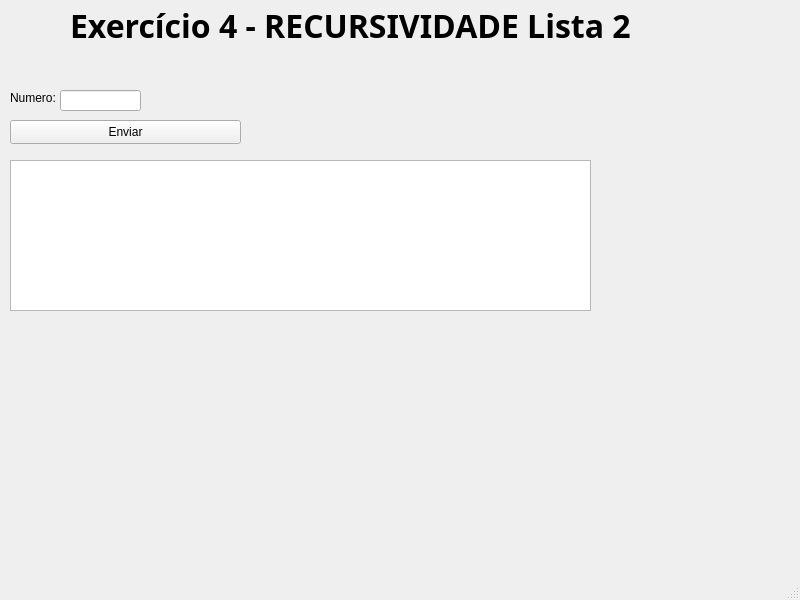
<?xml version="1.0" encoding="UTF-8"?>
<ui version="4.0">
 <class>MainWindow</class>
 <widget class="QMainWindow" name="MainWindow">
  <property name="geometry">
   <rect>
    <x>0</x>
    <y>0</y>
    <width>800</width>
    <height>600</height>
   </rect>
  </property>
  <property name="windowTitle">
   <string>MainWindow</string>
  </property>
  <widget class="QWidget" name="centralwidget">
   <widget class="QLabel" name="label">
    <property name="geometry">
     <rect>
      <x>10</x>
      <y>90</y>
      <width>171</width>
      <height>16</height>
     </rect>
    </property>
    <property name="text">
     <string>Numero:</string>
    </property>
   </widget>
   <widget class="QTextEdit" name="textEdit_Res">
    <property name="geometry">
     <rect>
      <x>10</x>
      <y>160</y>
      <width>581</width>
      <height>151</height>
     </rect>
    </property>
    <property name="font">
     <font>
      <family>Titillium Web</family>
      <pointsize>16</pointsize>
     </font>
    </property>
    <property name="readOnly">
     <bool>true</bool>
    </property>
   </widget>
   <widget class="QPushButton" name="pushButton_Enviar">
    <property name="geometry">
     <rect>
      <x>10</x>
      <y>120</y>
      <width>231</width>
      <height>24</height>
     </rect>
    </property>
    <property name="text">
     <string>Enviar</string>
    </property>
   </widget>
   <widget class="QLabel" name="label_2">
    <property name="geometry">
     <rect>
      <x>70</x>
      <y>10</y>
      <width>581</width>
      <height>31</height>
     </rect>
    </property>
    <property name="font">
     <font>
      <family>Sitka Heading Semibold</family>
      <pointsize>24</pointsize>
      <bold>true</bold>
     </font>
    </property>
    <property name="text">
     <string>Exercício 4 - RECURSIVIDADE Lista 2</string>
    </property>
   </widget>
   <widget class="QLineEdit" name="lineEdit_num">
    <property name="geometry">
     <rect>
      <x>60</x>
      <y>90</y>
      <width>81</width>
      <height>21</height>
     </rect>
    </property>
   </widget>
  </widget>
  <widget class="QMenuBar" name="menubar">
   <property name="geometry">
    <rect>
     <x>0</x>
     <y>0</y>
     <width>800</width>
     <height>21</height>
    </rect>
   </property>
  </widget>
  <widget class="QStatusBar" name="statusbar"/>
 </widget>
 <resources/>
 <connections/>
</ui>
